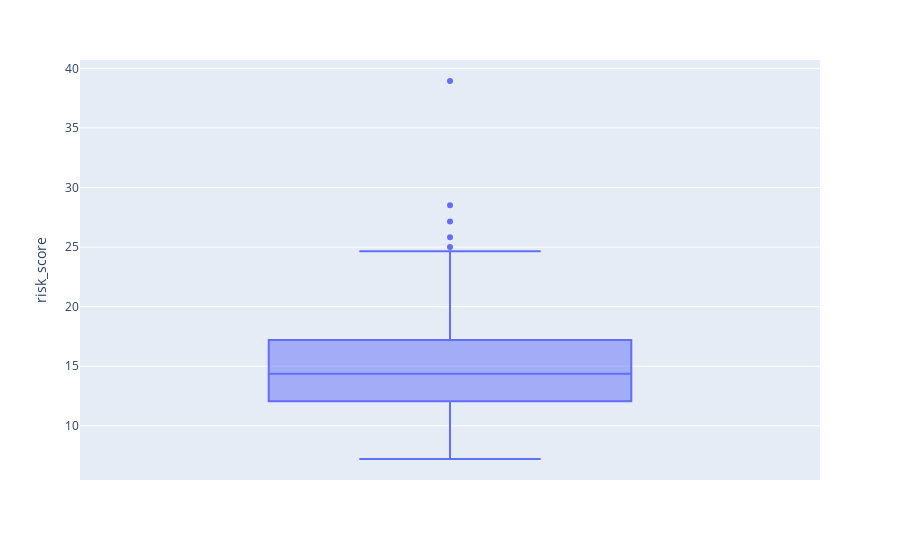

The code cell stored with this chart in its notebook:
### Markdown cell above
#### Risk_score

### Code cell
fig = px.box(subset, y='risk_score')
fig.show()

### Figure 1 — Plotly figure (JSON) as saved in the notebook; plotly's stock layout.template omitted (floating-point values rounded to 4 significant figures; data arrays with more than 128 entries replaced by an {"elided": "..."} marker saying what was removed)
{"data": [{"alignmentgroup": "True", "hovertemplate": "risk_score=%{y}<extra></extra>", "legendgroup": "", "marker": {"color": "#636efa"}, "name": "", "notched": false, "offsetgroup": "", "orientation": "v", "showlegend": false, "type": "box", "x0": " ", "xaxis": "x", "y": {"elided": "302 float values"}, "y0": " ", "yaxis": "y"}], "layout": {"boxmode": "group", "legend": {"tracegroupgap": 0}, "margin": {"t": 60}, "xaxis": {"anchor": "y", "domain": [0, 1]}, "yaxis": {"anchor": "x", "domain": [0, 1], "title": {"text": "risk_score"}}}}
